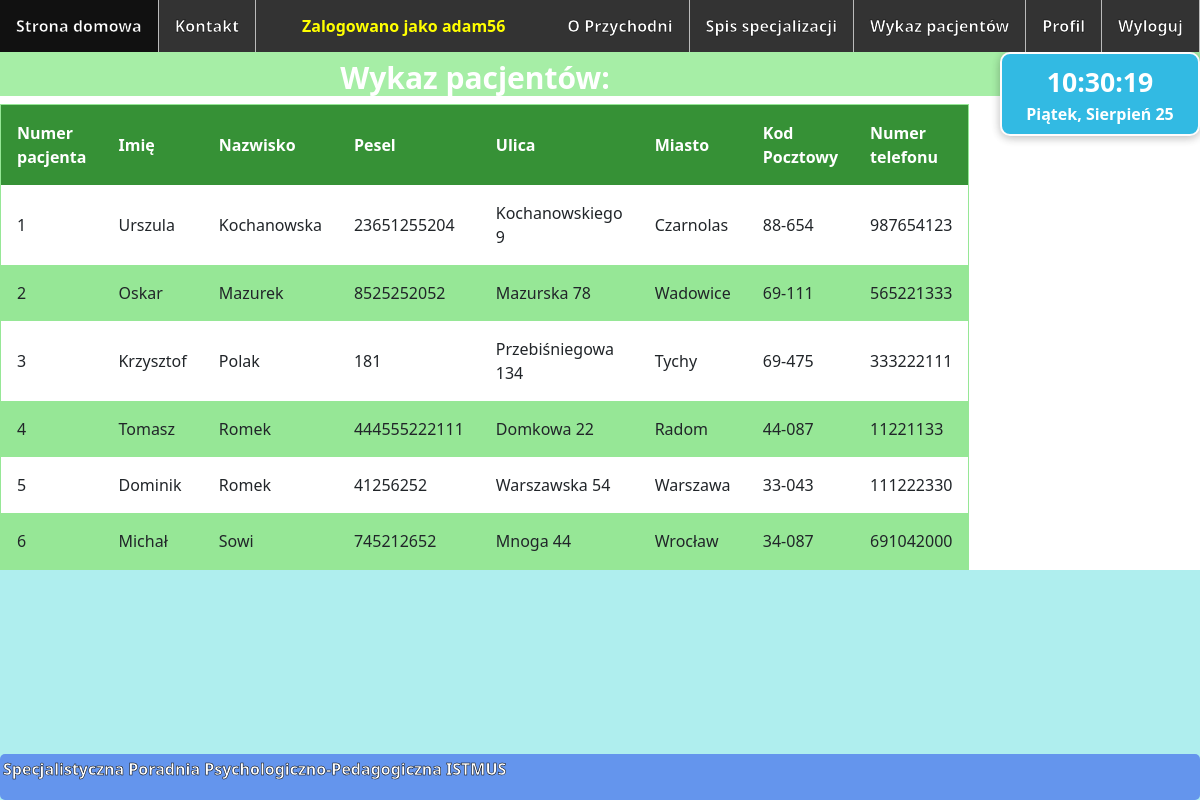
The page /wykazPacjentow/ (signed in) on the database as committed earlier.
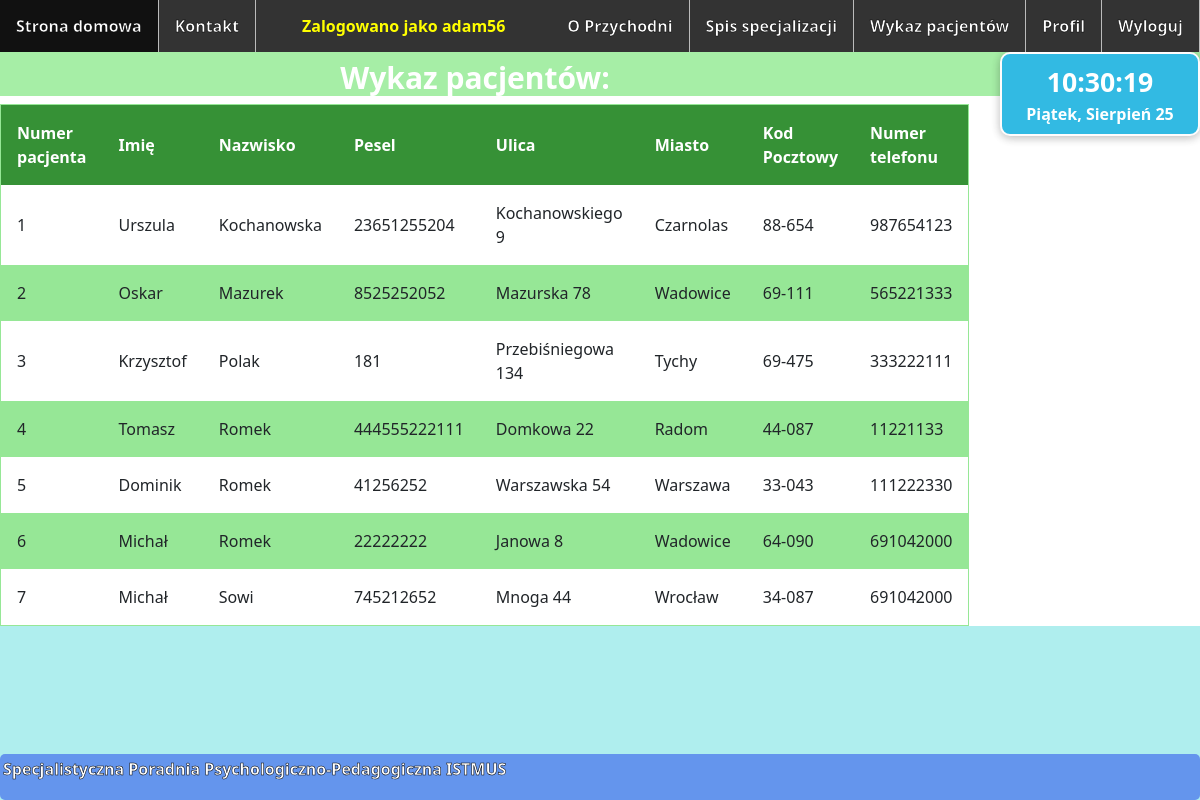
The same page on the database as committed later.
### Przychodnia/models.py (models this page shows, shortened)
class Customer(models.Model):
    user = models.OneToOneField(User, null=True, blank=True, on_delete=models.CASCADE)
    USER_TYPES = (('ADM', 'Administrator'), ('DOC', 'Lekarz'), ('PAT', 'Pacjent'))
    userType = models.CharField(max_length=3, choices=USER_TYPES, default='PAT')
    pesel = models.IntegerField(unique=True, null=True, blank=True)
    name = models.CharField(max_length=20)
    surname = models.CharField(max_length=40)
    telephoneNumber = models.IntegerField(verbose_name='Numer telefonu', null=False, blank=False)
    street = models.CharField(max_length=40)
    city = models.CharField(max_length=40)
    zipCode = models.CharField(max_length=6)

### Przychodnia/views.py (the view)
# urls.py: path('wykazPacjentow/', views.patientsList, name='patientsList'),
@login_required
def patientsList(request):
    reqUserType = get_object_or_404(Customer, user=request.user, userType='DOC')
    if reqUserType:
        patients = Customer.objects.filter(userType='PAT').order_by('surname')
        return render(request, 'patientsList.html',
                      {'patients': patients})

### templates/patientsList.html (shortened to what this page needs)
{% extends 'base.html' %}
{% load bootstrap %}
{% block content %}
    <h1 id="nagłówek">Wykaz pacjentów:</h1>
    <table>
        <tr>
            <th>Numer pacjenta</th>
            <th>Imię</th>
            <th>Nazwisko</th>
            <th>Pesel</th>
            <th>Ulica</th>
            <th>Miasto</th>
            <th>Kod Pocztowy</th>
            <th>Numer telefonu</th>
        </tr>
        {% for patient in patients %}
            <tr>
                <td>{{ forloop.counter }}</td>
                <td>{{ patient.name }}</td>
                <td>{{ patient.surname }}</td>
                <td>{{ patient.pesel }}</td>
                <td>{{ patient.street }}</td>
                <td>{{ patient.city }}</td>
                <td>{{ patient.zipCode }}</td>
                <td>{{ patient.telephoneNumber }}</td>
            </tr>
        {% endfor %}
    </table>
{% endblock content %}

Rows that differ between the two databases and show on the page:
added Customer: name "Michał", surname "Romek", pesel "22222222", street "Janowa 8", city "Wadowice", zipCode "64-090", telephoneNumber "691042000"
